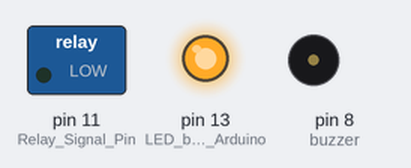
Bench run of a sketch on a simulated Arduino Uno, built with avr-gcc and run on an emulated ATmega328P. Shown: switched loads named in the sketch (green lamp = pin HIGH), output pins drawn as LEDs (lit = HIGH), buzzer (waves = sounding, pin HIGH).

Above: at 0.1 s.
At 7.1 s:
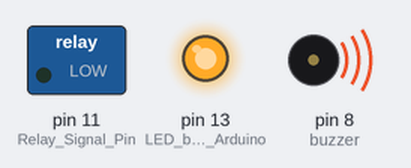
At 8.1 s:
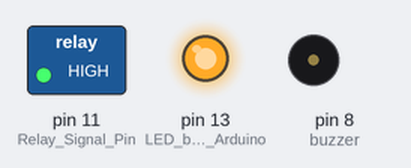
Timing chart, 0 to 9.6 s (numbered marks = the images above):
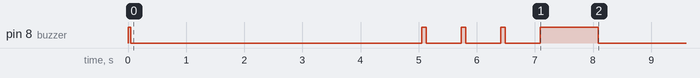

The sketch:

shutdownRelay.ino
```cpp
//  www.zolalab.com.br  -  By Eduardo Zola  -  2016


void setup()
{
   pinMode(11,OUTPUT);    // Relay Signal Pin
   digitalWrite(11,LOW);   //Low signal turns the relay on

   pinMode(8,OUTPUT);     // buzzer & LED  (start with buzzer on)
   digitalWrite(8,HIGH);

   pinMode(13,OUTPUT);   // LED built-in Arduino
   digitalWrite(13,HIGH);

   delay(50);
   digitalWrite(8,LOW);   // turn off buzzer


   delay(5000);   // wait for 5 seconds to shutdown the circuit


   for(int i = 0;i<3;i++) {digitalWrite(8,HIGH);delay(80);digitalWrite(8,LOW);delay(600);};   // beeps
   digitalWrite(8,HIGH);delay(1000);digitalWrite(8,LOW);

   digitalWrite(11,HIGH);  // shutdown the circuit

}

void loop()
{

}
```
